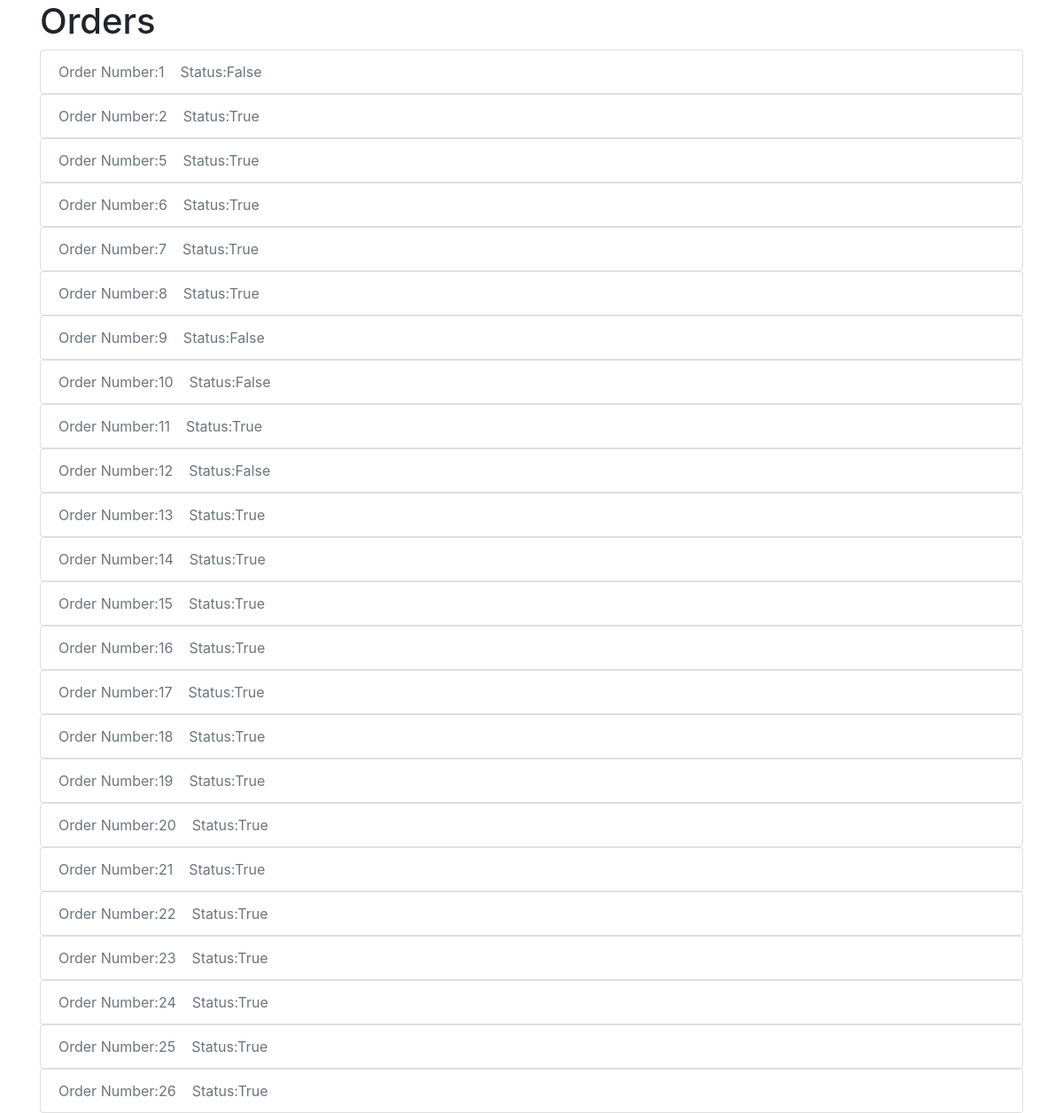
/storeadmin/orders/, run on the app's committed database.
### store/models.py (models this page shows, shortened)
class Order(models.Model):
    id = models.BigAutoField(primary_key=True)
    customer = models.ForeignKey(Customer, on_delete=models.SET_NULL, blank=True , null=True )
    date_ordered = models.DateTimeField(auto_now_add=True)
    complete= models.BooleanField(default=False, null=True, blank=False)
    transaction_id = models.CharField(max_length=200, null=True)

### storeadmin/views.py (the view)
# urls.py: path('orders/',views.bookedorders.as_view(),name="bookedorders"),
class bookedorders(ListView):
    model = Order
    context_object_name = 'orders'
    def get_context_data(self, **kwargs):
        context = super().get_context_data(**kwargs)
        context['orders'] = context['orders']
        return context

### storeadmin/templates/store/order_list.html (shortened to what this page needs)
<!DOCTYPE html>
<html lang="en">
<head>
    <link rel="stylesheet" href="https://maxcdn.bootstrapcdn.com/bootstrap/4.0.0/css/bootstrap.min.css">
</head>
<body>
<div class="container">
<h1>Orders</h1>
{% for order in orders %}
<ul class="list-group">
  <li class="list-group-item disabled">Order Number:{{order.id}} &nbsp&nbsp Status:{{order.complete}} </li>
</ul>
{% endfor%}
</div>
</body>
</html>

### data on the page
Order: id "1", complete "False"
Order: id "2", complete "True"
Order: id "5", complete "True"
Order: id "6", complete "True"
Order: id "7", complete "True"
Order: id "8", complete "True"
Order: id "9", complete "False"
Order: id "10", complete "False"
Order: id "11", complete "True"
Order: id "12", complete "False"
Order: id "13", complete "True"
Order: id "14", complete "True"
Order: id "15", complete "True"
Order: id "16", complete "True"
Order: id "17", complete "True"
Order: id "18", complete "True"
Order: id "19", complete "True"
Order: id "20", complete "True"
Order: id "21", complete "True"
Order: id "22", complete "True"
Order: id "23", complete "True"
Order: id "24", complete "True"
Order: id "25", complete "True"
Order: id "26", complete "True"
